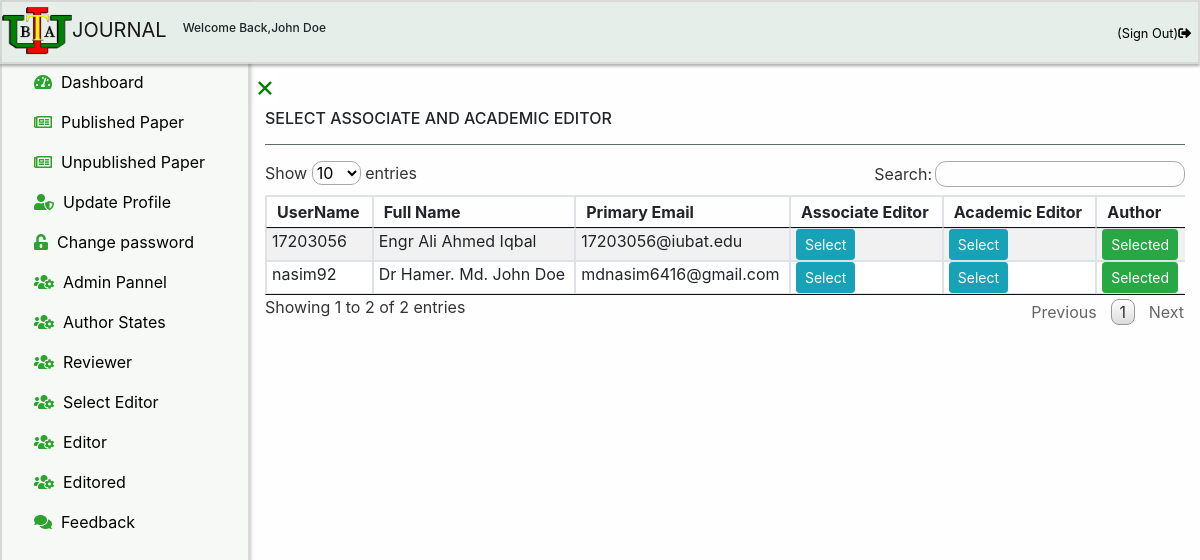
Screenshot of /chiefeditor/selecteditor.php (signed in) with the database file from the repository.
### tables this page shows
CREATE TABLE `chiefeditor` (
  `id` int(11) NOT NULL,
  `fullname` varchar(100) NOT NULL,
  `password` varchar(100) NOT NULL,
  `email` varchar(100) NOT NULL,
  `contact` varchar(100) NOT NULL
);

CREATE TABLE `author` (
  `id` int(11) NOT NULL,
  `username` varchar(100) NOT NULL,
  `title` varchar(100) NOT NULL,
  `firstname` varchar(100) NOT NULL,
  `middlename` varchar(100) DEFAULT NULL,
  `lastname` varchar(100) NOT NULL,
  `primaryemail` varchar(100) NOT NULL,
  `primaryemailcc` varchar(100) NOT NULL,
  `secondaryemail` varchar(100) NOT NULL,
  `secondaryemailcc` varchar(100) NOT NULL,
  `password` varchar(100) NOT NULL,
  `contact` varchar(100) NOT NULL,
  `address` varchar(100) NOT NULL,
  `registrationtime` timestamp NOT NULL DEFAULT current_timestamp(),
  `reviewerselection` int(11) DEFAULT NULL,
  `validation_code` varchar(255) NOT NULL,
  `activation` int(11) DEFAULT NULL,
  `associateeditor` int(100) DEFAULT NULL,
  `academiceditor` int(100) DEFAULT NULL
);

### chiefeditor/selecteditor.php (the view, shortened to what this page needs)
<?php
include('../link/config.php');
if(strlen($_SESSION['alogin'])=="")
    {
    header("Location: ../chiefeditorlogin");
    }
    else
    {
     $editoremail = $_SESSION["email"];
     $sql = "SELECT chiefeditor.id,chiefeditor.fullname,chiefeditor.password,chiefeditor.contact FROM chiefeditor WHERE email='$editoremail'";
     $query = $dbh->prepare($sql);
     $query->execute();
     if($query->rowCount() > 0)
     {
?>
<!DOCTYPE html>
<html lang="en">
<head>
    <link rel="stylesheet" href="../css/bootstrap.min.css">
    <link rel="stylesheet" href="../css/jquery.dataTables.min.css">
    <link rel="stylesheet" href="../css/index.css">
    <link rel="stylesheet" href="../css/fontawesome.v5.3.1.all.css">
</head>
<body>
<div class="sticky-top header-floating">
<?php
include 'header.php';
?>
</div>
<div id="mySidebar" class="sidebar">
  <?php
  include 'sidebar.php';
  ?>
</div>
<div id="main">
<a href="javascript:void(0)" class="closebtn" id="closesignof" onclick="closeNav()">×</a>
<div class="container">
  <h6>SELECT ASSOCIATE AND ACADEMIC EDITOR</h6>
  <hr class="bg-secondary" >
  <div class="table-responsive table-responsive-lg table-responsize-xl table-responsive-sm">
<table  id="dtBasicExample" class="table table-striped table-bordered table-hover"  cellspacing="0">
<thead>
        <tr>
            <th >UserName</th>
            <th >Full Name</th>
            <th >Primary Email</th>
            <th>Associate Editor</th>
            <th >Academic Editor</th>
            <th >Author</th>
        </tr>
</thead>
<tbody id="myTable-admin">
<?php $sql = "SELECT author.id,author.username,author.title,author.firstname,author.middlename,author.lastname,author.primaryemail,author.primaryemailcc,author.secondaryemail,author.secondaryemailcc,author.contact,author.address,author.registrationtime,author.reviewerselection,author.associateeditor,author.academiceditor from author ";
$query = $dbh->prepare($sql);
$query->execute();
$results=$query->fetchAll(PDO::FETCH_OBJ);
$cnt=1;
if($query->rowCount() > 0)
{
foreach($results as $result)
{
    $title = htmlentities($result->title);
    $firstname = htmlentities($result->firstname);
    $middlename = htmlentities($result->middlename);
    $lastname = htmlentities($result->lastname);
    $fullname = $title.' '.$firstname.' '.$middlename.' '.$lastname;
    $associateeditor = htmlentities($result->associateeditor);
    $academiceditor = htmlentities($result->academiceditor);
    ?>
<tr>
<td class="result-color1"><?php echo htmlentities($result->username);?></td>
            <td ><?php echo $fullname ;?></td>
            <td ><?php echo htmlentities($result->primaryemail);?></td>
            <td>
            <?php if ($associateeditor==1) {
              echo "<b class='btn btn-sm btn-success text-white'>Selected</b>";
             } else { ?>
            <form method="post">
            <button type="submit" name="select-associateeditor" class="btn btn-info btn-sm">Select</button>
            </form>
            <?php  } ?>
            </td>
            <td>
            <?php if ($academiceditor==1) {
              echo "<b class='btn btn-sm btn-success text-white'>Selected</b>";
             } else { ?>
            <form method="post">
            <button type="submit" name="select-academiceditor" class="btn btn-info btn-sm">Select</button>
            </form>
            <?php  } ?>
            </td>
            <td>
            <?php if (($academiceditor==0 OR $academiceditor==NULL) and ($associateeditor==0 OR $associateeditor==NULL)) {
              echo "<b class='btn btn-sm btn-success text-white'>Selected</b>";
            } ?>
            </td>
</tr>
<?php $cnt=$cnt+1;}} ?>
    </tbody>
</table>
</div>
</div>
</div>
</body>
</html>
<?php
}
else {
  echo "<script>alert('You are not a Chief Editor.Try to log in as a Chief Editor');</script>";
  header("refresh:0;url=../chiefeditorlogin");
}
}
?>

### chiefeditor/header.php (shortened to what this page needs)
<?php
include('../link/config.php');
if(strlen($_SESSION['alogin'])=="")
    {
    header("Location:../chiefeditorlogin");
    } else {
      $chiefeditoremail = $_SESSION["email"];
       $sql = "SELECT chiefeditor.id,chiefeditor.fullname,chiefeditor.password,chiefeditor.contact FROM chiefeditor WHERE email='$chiefeditoremail'";
      $query = $dbh->prepare($sql);
      $query->execute();
      $results=$query->fetchAll(PDO::FETCH_OBJ);
      if($query->rowCount() > 0)
      {
        foreach($results as $result) {
?>
<!DOCTYPE html>
<html lang="en">
<head>
    <link rel="stylesheet" href="../css/heading.css">
    <link rel="stylesheet" href="../css/bootstrap.min.css">
    <link rel="stylesheet" href="https://use.fontawesome.com/releases/v5.3.1/css/all.css">
</head>
<body>
<nav class="navbar nav-class navbar-expand-lg navbar-light">
  <a class="navbar-brand" href="dashboard"><img src="../images/Iubat-logo.png">JOURNAL</a>
  <h6 style="font-size:12px;">Welcome Back,<?php  echo htmlentities($result->fullname);  } ?></h6>
  <div class="collapse navbar-collapse" id="navbarSupportedContent">
    <ul class="navbar-nav ml-auto ul-nav">
        <li class="nav-item active" >
        <span class="navbar-text"> <a class="nav-link" href="logout" onclick="return confirm('Are you sure you want Logging out the system?');" title = "Sign Out"><small>(Sign Out)</small><i class="fas fa-sign-out-alt"></i></a></span>
        </li>
        </ul>
  </div>
</nav>
</body>
</html>
    <?php }
    else {
      echo "<script>alert('You are not an Editor.Try to log in as an Editor');</script>";
      header("refresh:0;url=../chiefeditorlogin");
    }
   }?>

### css/index.css (style rules this page uses)
body { font-family: 'Roboto', sans-serif; }
body { background-color: #fefefe !important; }
button { border: none; border-radius:3px; margin-top:25px; }
img { height: 50px; }
.header-floating { box-shadow: 0 2px 3px rgba(0,0,0,0.12), 0 2px 3px rgba(0,0,0,0.24); transition: all 0.3s cubic-bezier(.25,.8,.25,1); border:2px solid rgba(212, 214, 212, 0.904); }
.sidebar { height: 100%; width: 250px; position: fixed; z-index: 1; top: 0; left: 0; background-color: #f7f9f7; overflow-x: hidden; transition: 0.5s; padding-top: 60px; box-shadow: 0 2px 3px rgba(0,0,0,0.12), 0 2px 5px rgba(0,0,0,0.24); border:2px solid rgba(212, 214, 212, 0.904); }
.closebtn { font-size:30px; cursor: pointer; background-color: white; color: green; border: none; margin-left:5px; overflow: hidden; }
#main { transition: margin-left .5s; margin-left:250px; }
.fas, .far, .fab, .fal { font-size: 13px; }

### css/heading.css (style rules this page uses)
.navbar-brand img { height:50px !important; width:70px !important; }
ul li { list-style: none; }
.ul-nav li a { font-weight : 500; border:2px solid transparent; margin-left: 10px; padding:5px !important; }
.navbar-text a { color:black !important; }
.nav-class { background-color:#e5eee9 !important; font-size: 16px; }

### rows the page displays
chiefeditor: fullname "John Doe"
author: username "nasim92", fullname "Dr Hamer. Md. John Doe", primaryemail "mdnasim6416@gmail.com", shows "Selected"
author: username "17203056", fullname "Engr Ali Ahmed Iqbal", primaryemail "17203056@iubat.edu", shows "Selected"
